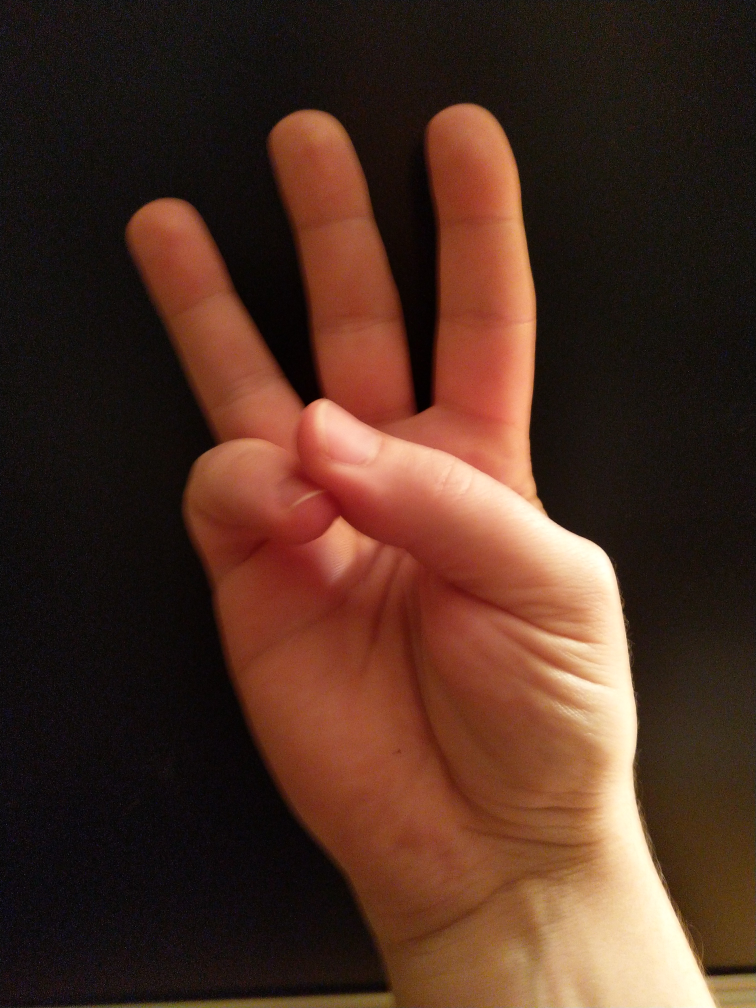
#> input picture images/demo/w_black2.jpg, 3024 x 4032 px (shown at 1/4 size)
$ python ownimages.py
#> lines starting #> are read from the running program, lines starting #| are printed output that depends on the picture; after the words box and inside, x2 and y2 are one past the last pixel; in counts of white or black regions, pixels touching at a corner belong together
#> further down, image is the input picture: shape (4032, 3024, 3); mean B, G, R 34.5, 47.5, 77.3
import cv2 as cv

def rescale_frame(frame, scale = 0.75):
#> called with scale = 0.1
    width = int(frame.shape[1] * scale)
#> width = 302
    height = int(frame.shape[0] * scale)
#> height = 403
    dimensions = (width, height)
#> dimensions = (302, 403)

    return cv.resize(frame, dimensions, interpolation=cv.INTER_AREA)
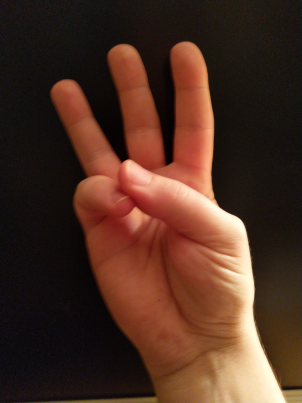
#> returned value: shape (403, 302, 3); mean of channels 0, 1, 2 34.5, 47.5, 77.3; drawn as B, G, R

image = cv.imread("images/demo/w_black2.jpg")

rescaled_image = rescale_frame(image, scale=0.1)

gaussian_blurred = cv.GaussianBlur(rescaled_image, [5, 5], 1)
cv.imshow("gaussian blurred", gaussian_blurred)

grayscaled = cv.cvtColor(gaussian_blurred, cv.COLOR_BGR2GRAY)
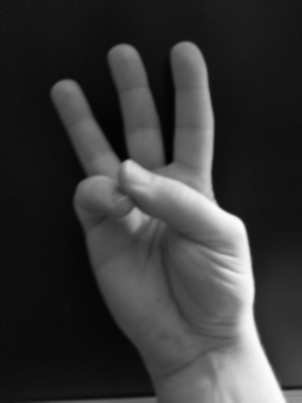
#> grayscaled: shape (403, 302); min 2, max 253, mean 54.9
cv.imshow("grayscaled", grayscaled)
ret, thresh = cv.threshold(grayscaled, 245, 255, cv.THRESH_OTSU)
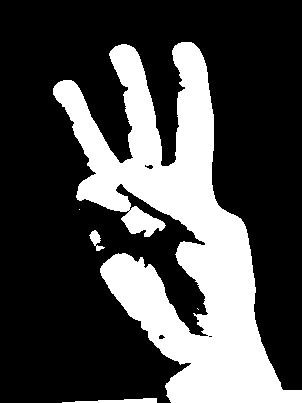
#> thresh: shape (403, 302); 28.9% white; 5 white regions (2 under 20 px)
#> ret = 76
cv.imshow("thresholded", thresh)
contours, hierarchy = cv.findContours(thresh, cv.RETR_TREE, cv.CHAIN_APPROX_SIMPLE)
#> contours = 9 contours, 4 with area under 20; largest, box (x1, y1, x2, y2) and area: (53, 42, 302, 403) 33788, (62, 398, 157, 403) 186, (89, 230, 105, 251) 118, (144, 164, 154, 170) 30, (158, 334, 166, 340) 25


cv.imshow("image", rescaled_image)

cv.waitKey(0)

cv.destroyAllWindows()

$ run again, with images/demo/w_black3.jpg copied over images/demo/w_black2.jpg
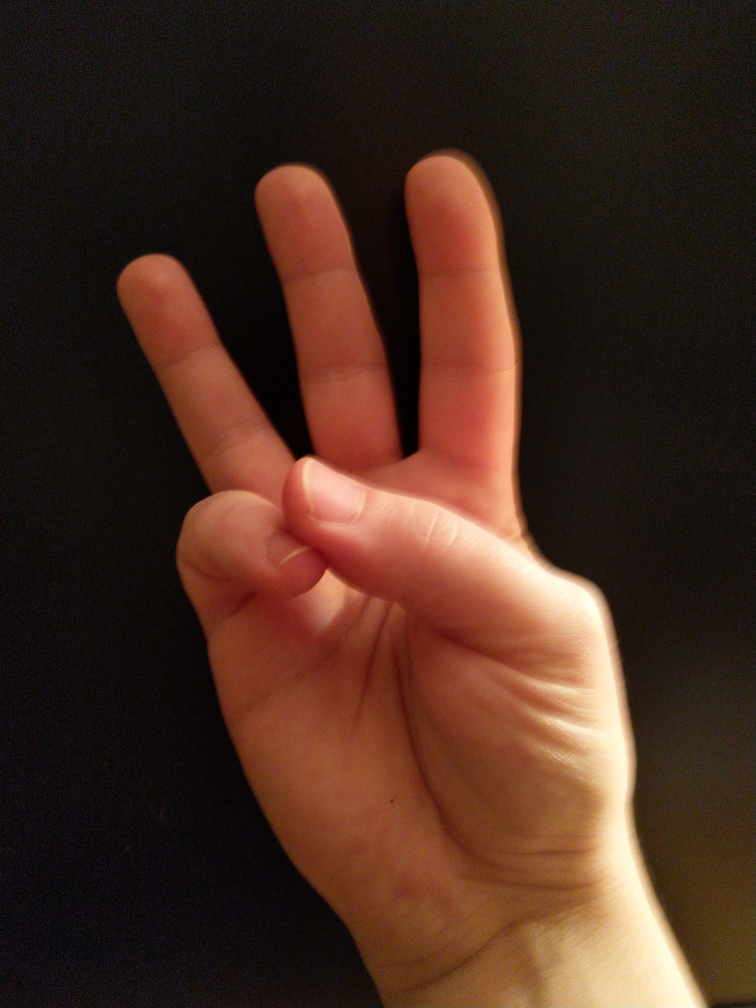
#> input picture images/demo/w_black3.jpg, 3024 x 4032 px (shown at 1/4 size)
#> image is the input picture: shape (4032, 3024, 3); mean B, G, R 32.3, 44.7, 72.6
#> `grayscaled = cv.cvtColor(gaussian_blurred, cv.COLOR_BGR2GRAY)`:
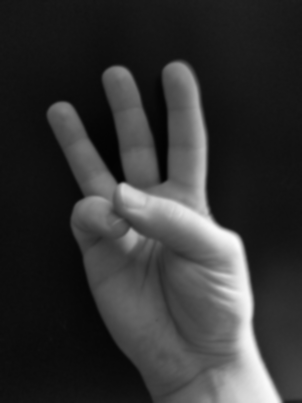
#> grayscaled: shape (403, 302); min 2, max 251, mean 51.6
#> `ret, thresh = cv.threshold(grayscaled, 245, 255, cv.THRESH_OTSU)`:
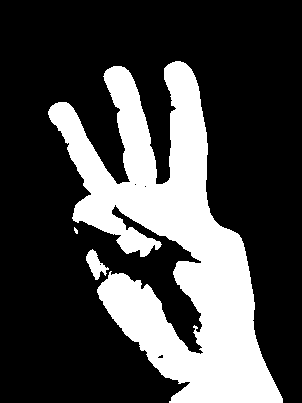
#> thresh: shape (403, 302); 27.7% white; 3 white regions (1 under 20 px)
#> ret = 73
#> contours = 7 contours, 5 with area under 20; largest, box (x1, y1, x2, y2) and area: (48, 61, 283, 403) 32407, (86, 249, 109, 280) 294
